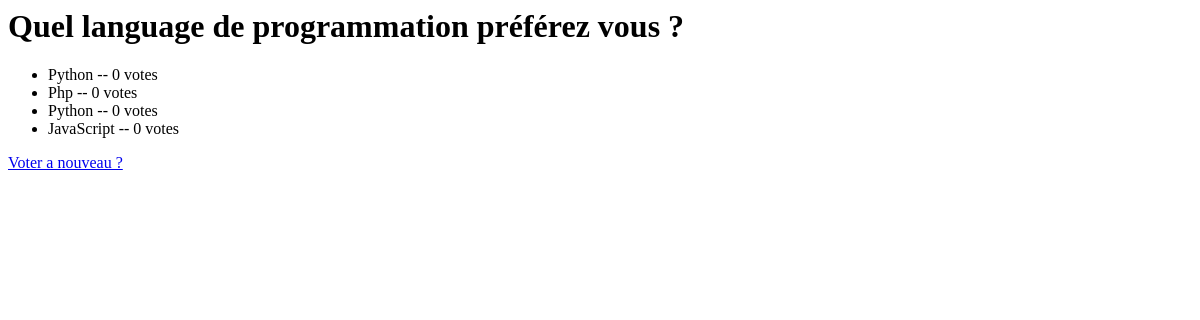
Before: /sondage/1/results/ with the older database file.
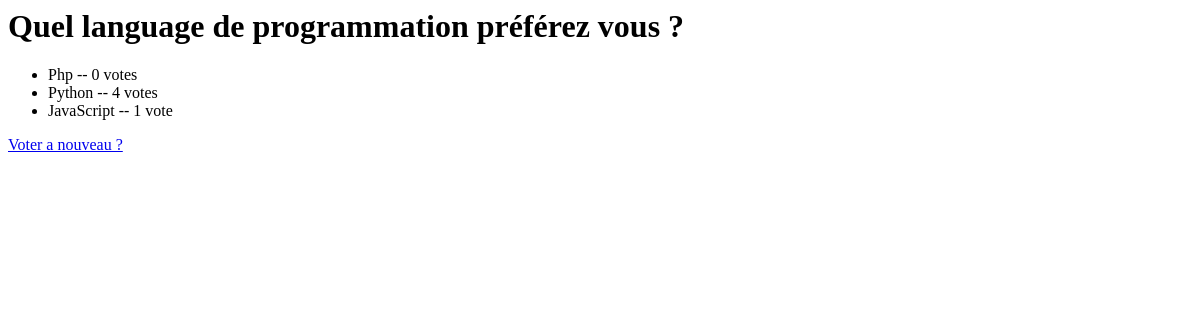
After: the same page with the newer database file.
### sondage/models.py (models this page shows, shortened)
class Question(models.Model):
    question_text = models.CharField(max_length=200)
    pub_date = models.DateTimeField("date de publication")

class Choice(models.Model):
    question = models.ForeignKey(Question, on_delete=models.CASCADE)
    choice_text = models.CharField(max_length=200)
    votes = models.IntegerField(default=0)

### sondage/views.py (the view)
# urls.py: path("<int:pk>/results/", views.ResultsView.as_view(), name="results"),
class ResultsView(generic.DetailView):
    model = Question
    template_name = "sondage/results.html"

### sondage/templates/sondage/results.html
<h1>{{ question.question_text }}</h1>
<ul>
  {% for choice in question.choice_set.all%}
    <li>{{ choice.choice_text }} -- {{ choice.votes }} vote{{ choice.votes|pluralize }}</li>
  {% endfor %}
</ul>
<a href="{% url 'sondage:detail' question.id %}">Voter a nouveau ?</a>

Changed rows visible on the page:
removed Choice: choice_text "Python", votes "0"
changed Choice "Python": votes "0" → "4"
changed Choice "JavaScript": votes "0" → "1"
